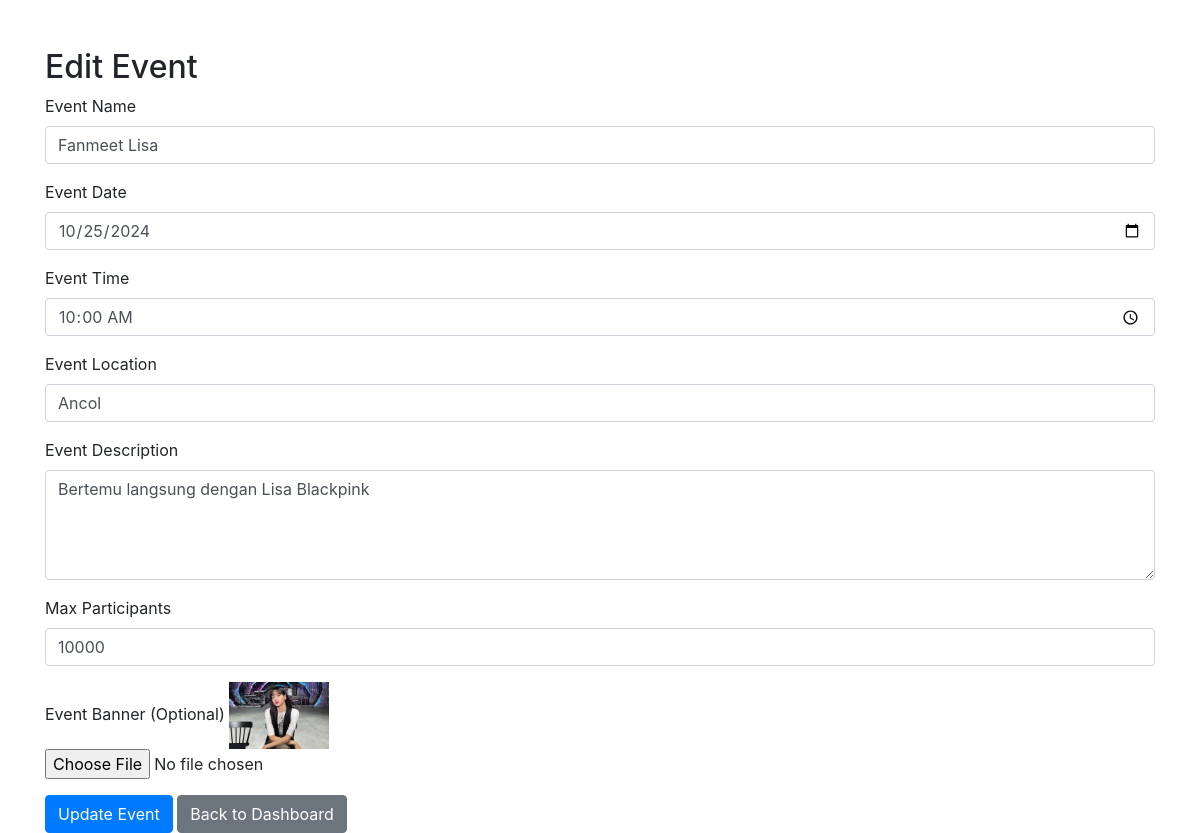
Page /edit_event.php?event_id=26 (signed in) on the committed database.
### tables this page shows
CREATE TABLE `events` (
  `event_id` int(11) NOT NULL,
  `event_name` varchar(255) DEFAULT NULL,
  `event_date` date DEFAULT NULL,
  `event_time` time DEFAULT NULL,
  `event_location` varchar(255) DEFAULT NULL,
  `event_description` text NOT NULL,
  `max_participants` int(11) DEFAULT NULL,
  `event_image` varchar(255) DEFAULT NULL,
  `status` enum('open','closed','canceled') DEFAULT 'open'
);

### edit_event.php (the view, shortened to what this page needs)
<?php
require 'config.php';
if (isset($_GET['event_id'])) {
    $event_id = $_GET['event_id'];
    $stmt = $conn->prepare("SELECT * FROM events WHERE event_id = ?");
    $stmt->bind_param("i", $event_id);
    $stmt->execute();
    $result = $stmt->get_result();
    if ($result->num_rows == 1) {
        $event = $result->fetch_assoc();
    } else {
        $error = "Event not found!";
    }
} else {
    header("Location: admin_dashboard.php");
    exit();
}
?>
<!DOCTYPE html>
<html lang="en">
<head>
    <link rel="stylesheet" href="https://stackpath.bootstrapcdn.com/bootstrap/4.5.2/css/bootstrap.min.css">
</head>
<body>
    <div class="container mt-5">
        <h2>Edit Event</h2>
        <form action="edit_event.php?event_id=<?php echo $event_id; ?>" method="POST" enctype="multipart/form-data">
            <div class="form-group">
                <label for="event_name">Event Name</label>
                <input type="text" class="form-control" id="event_name" name="event_name" value="<?php echo htmlspecialchars($event['event_name']); ?>" required>
            </div>
            <div class="form-group">
                <label for="event_date">Event Date</label>
                <input type="date" class="form-control" id="event_date" name="event_date" value="<?php echo $event['event_date']; ?>" required>
            </div>
            <div class="form-group">
                <label for="event_time">Event Time</label>
                <input type="time" class="form-control" id="event_time" name="event_time" value="<?php echo $event['event_time']; ?>" required>
            </div>
            <div class="form-group">
                <label for="event_location">Event Location</label>
                <input type="text" class="form-control" id="event_location" name="event_location" value="<?php echo htmlspecialchars($event['event_location']); ?>" required>
            </div>
            <div class="form-group">
                <label for="event_description">Event Description</label>
                <textarea class="form-control" id="event_description" name="event_description" rows="4" required><?php echo htmlspecialchars($event['event_description']); ?></textarea>
            </div>
            <div class="form-group">
                <label for="max_participants">Max Participants</label>
                <input type="number" class="form-control" id="max_participants" name="max_participants" value="<?php echo $event['max_participants']; ?>" required>
            </div>
            <div class="form-group">
                <label for="event_image">Event Banner (Optional)</label>
                <?php if (!empty($event['event_image'])) { ?>
                    <img src="uploads/<?php echo $event['event_image']; ?>" alt="Event Banner" style="width: 100px; height: auto;">
                <?php } else { ?>
                    <span>No image available</span>
                <?php } ?>
                <input type="file" class="form-control-file" id="event_image" name="event_image">
            </div>
            <button type="submit" class="btn btn-primary">Update Event</button>
            <a href="admin_dashboard.php" class="btn btn-secondary">Back to Dashboard</a>
        </form>
    </div>
</body>
</html>

### rows in the picture
events: event_name "Fanmeet Lisa", event_date "10/25/2024", event_time "10:00:00", event_location "Ancol", event_description "Bertemu langsung dengan Lisa Blackpink", max_participants "10000", event_image (picture)
